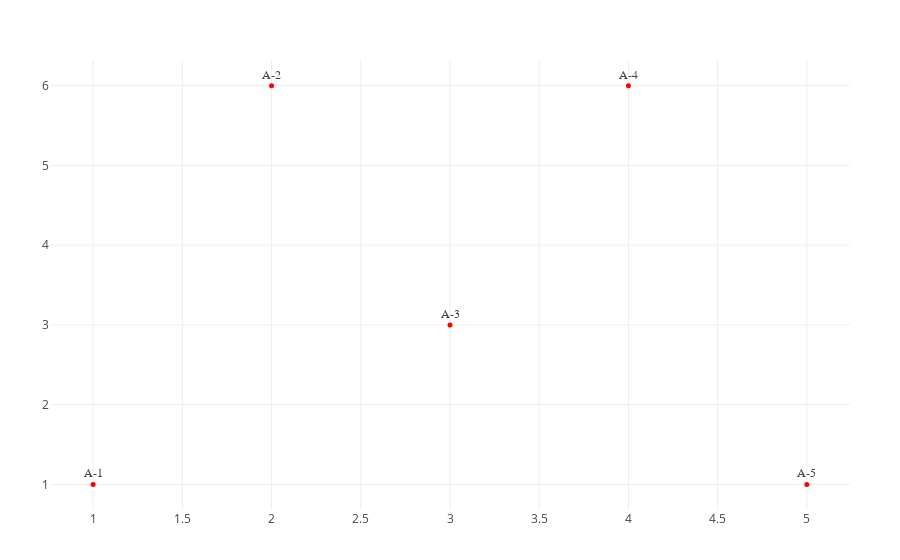

The notebook cell this image was saved under:
### Code cell
t1["marker_color"] = "red"
t1["marker_size"] = 5
plot(t1)

### Figure 1 — Plotly figure (JSON) as saved in the notebook; plotly's stock layout.template omitted (floating-point values rounded to 4 significant figures)
{"data": [{"line": {"width": 5}, "marker": {"color": "red", "size": 5}, "mode": "markers+text", "name": "Team A", "text": ["A-1", "A-2", "A-3", "A-4", "A-5"], "textfont": {"family": "Raleway, sans-serif"}, "textposition": "top center", "type": "scatter", "x": [1, 2, 3, 4, 5], "y": [1, 6, 3, 6, 1]}], "layout": {"margin": {"b": 50, "l": 50, "r": 50, "t": 60}}}
